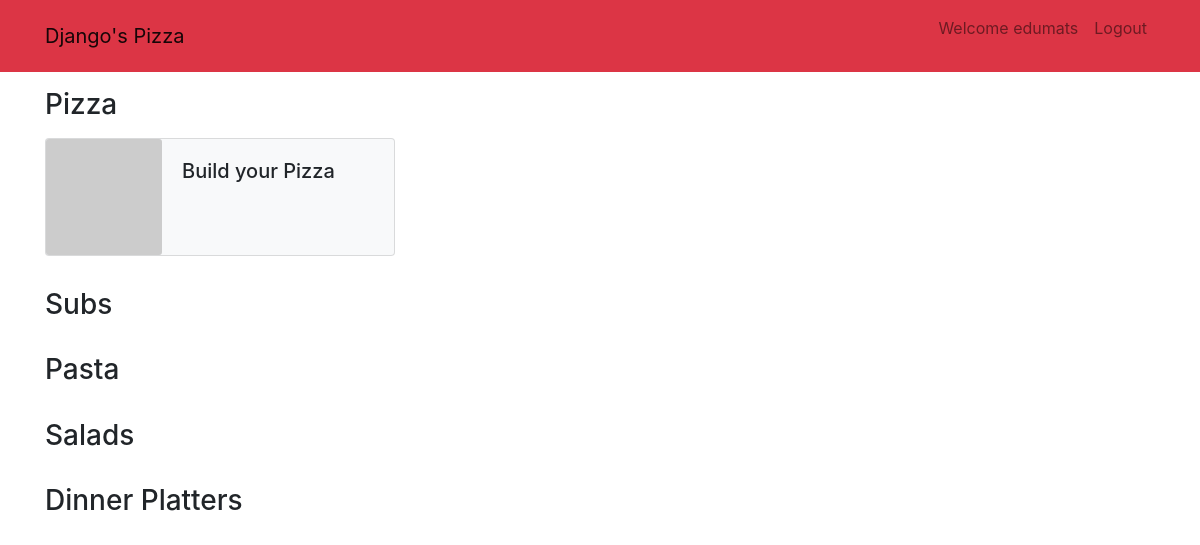
The app's page / (signed in), older data.
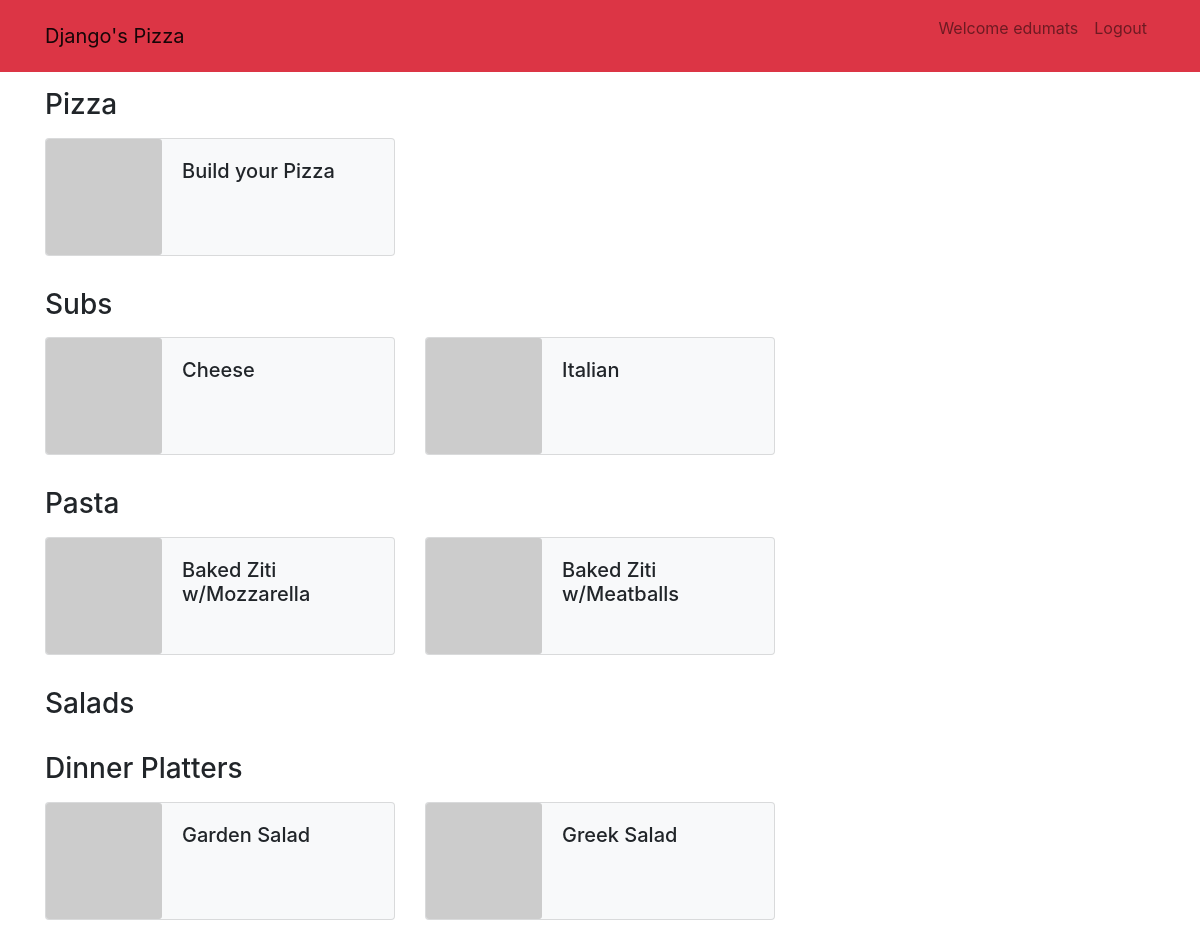
The same page, newer data.
### orders/models.py (models this page shows, shortened)
class Product(models.Model):
    name = models.CharField(max_length=100, blank=True)
    price = models.DecimalField(max_digits=6, decimal_places=2)
    slug = models.SlugField(max_length=120)
    image = models.URLField(default='https://via.placeholder.com/150')
    description = models.CharField(max_length=500, blank=True)
    created = models.DateTimeField(auto_now_add=True)
    objects = InheritanceManager()
    _downcast = None
    def get_absolute(self):
        return f"/products/{self.slug}" # Remember to add a category before the slug for easier queries

class Sub(Product):
    SUB_SIZES = [
        ('S', 'Small'),
        ('L', 'Large')
    ]
    size = models.CharField(max_length=1, choices=SUB_SIZES, help_text="Choose the size")

class Product(models.Model):
    name = models.CharField(max_length=100, blank=True)
    price = models.DecimalField(max_digits=6, decimal_places=2)
    slug = models.SlugField(max_length=120)
    image = models.URLField(default='https://via.placeholder.com/150')
    description = models.CharField(max_length=500, blank=True)
    created = models.DateTimeField(auto_now_add=True)
    objects = InheritanceManager()
    _downcast = None
    def get_absolute(self):
        return f"/products/{self.slug}" # Remember to add a category before the slug for easier queries

class Pasta(Product):
    def __str__(self):
        return f"{self.name} - $ {self.price}"

class Dinner(Product):
    DINNER_SIZES = [
        ('S', 'Small'),
        ('L', 'Large')
    ]
    size = models.CharField(max_length=1, choices=DINNER_SIZES, help_text="Choose the size")

### orders/views.py (the view)
# urls.py: path("", views.index, name="index"),
def index(request):
    if not request.user.is_authenticated:
        return render(request, "users/login.html", {"message": None})
    dishes = {
        "simple_dishes": {
            "Subs": Sub.objects.filter(size='S'),
            "Pasta": Pasta.objects.all(),
            "Salads": Salad.objects.all(),
            "Dinner Platters": Dinner.objects.filter(size='S')
        },
    }
    return render(request, "orders/index.html", dishes)

### orders/templates/orders/index.html (shortened to what this page needs)
{% extends "orders/layout.html" %}
{% block body %}
    <main class="container mt-3">
        <h3 class="mb-3">Pizza</h3>
        <div class="row mb-3">
            <div class="col-sm-4">
                <div class="card bg-light px-0 mb-3">
                    <div class="row no-gutters">
                        <div class="col-4">
                            <img class="card-img" src="https://via.placeholder.com/150" />
                        </div>
                        <div class="col-8">
                            <div class="card-body">
                                <h5 class="card-title">Build your Pizza</h5>
                            </div>
                        </div>
                    </div>
                </div>
            </div>
        </div>
        {% for name, type in simple_dishes.items %}
            <h3 class="mb-3">{{ name }}</h3>
            <div class="row mb-3">
                {% for dish in type %}
                    <div class="col-sm-4">
                        <div class="card bg-light px-0 mb-3">
                            <div class="row no-gutters">
                                <div class="col-4">
                                    <img class="card-img" src="https://via.placeholder.com/150" />
                                </div>
                                <div class="col-8">
                                    <div class="card-body">
                                        <h5 class="card-title">{{ dish.name }}</h5>
                                    </div>
                                </div>
                            </div>
                        </div>
                    </div>
                {% endfor %}
            </div>
        {% endfor %}
    </main>
{% endblock %}

### orders/templates/orders/layout.html (shortened to what this page needs)
{% load static %}
<!DOCTYPE html>
<html lang="en">
<head>
    <link rel="stylesheet" href="https://stackpath.bootstrapcdn.com/bootstrap/4.4.1/css/bootstrap.min.css">
    <link rel="stylesheet" type="text/css" href="{% static 'orders/styles.css' %}">
</head>
<body>
    <nav class="navbar navbar-expand-lg navbar-light bg-danger">
        <div class='container'>
            <a class="navbar-brand" href="{% url 'index' %}">Django's Pizza</a>
            <div class="collapse navbar-collapse" id="navbarSupportedContent">
                <div class="navbar-nav ml-auto">
                    {% if user.is_authenticated %}
                        <p class="nav-item nav-link">Welcome {{ user.username }}</p>
                        <a class="nav-item nav-link" href="{% url 'logout' %}">Logout</a>
                    {% else %}
                        <a class="nav-item nav-link" href="{% url 'login' %}">Login</a>
                        <a class="nav-item nav-link" href="{% url 'register' %}">Register</a>
                    {% endif %}
                </div>
            </div>
        </div>
    </nav>
    {% block body %}
    {% endblock %}
</body>
</html>

### orders/static/orders/styles.css (style rules this page uses)
.card { margin: 0; }

Row changes from the older to the newer data that the page shows:
added Sub: name "Cheese"
added Sub: name "Italian"
added Pasta: name "Baked Ziti w/Mozzarella"
added Pasta: name "Baked Ziti w/Meatballs"
added Dinner: name "Garden Salad"
added Dinner: name "Greek Salad"
